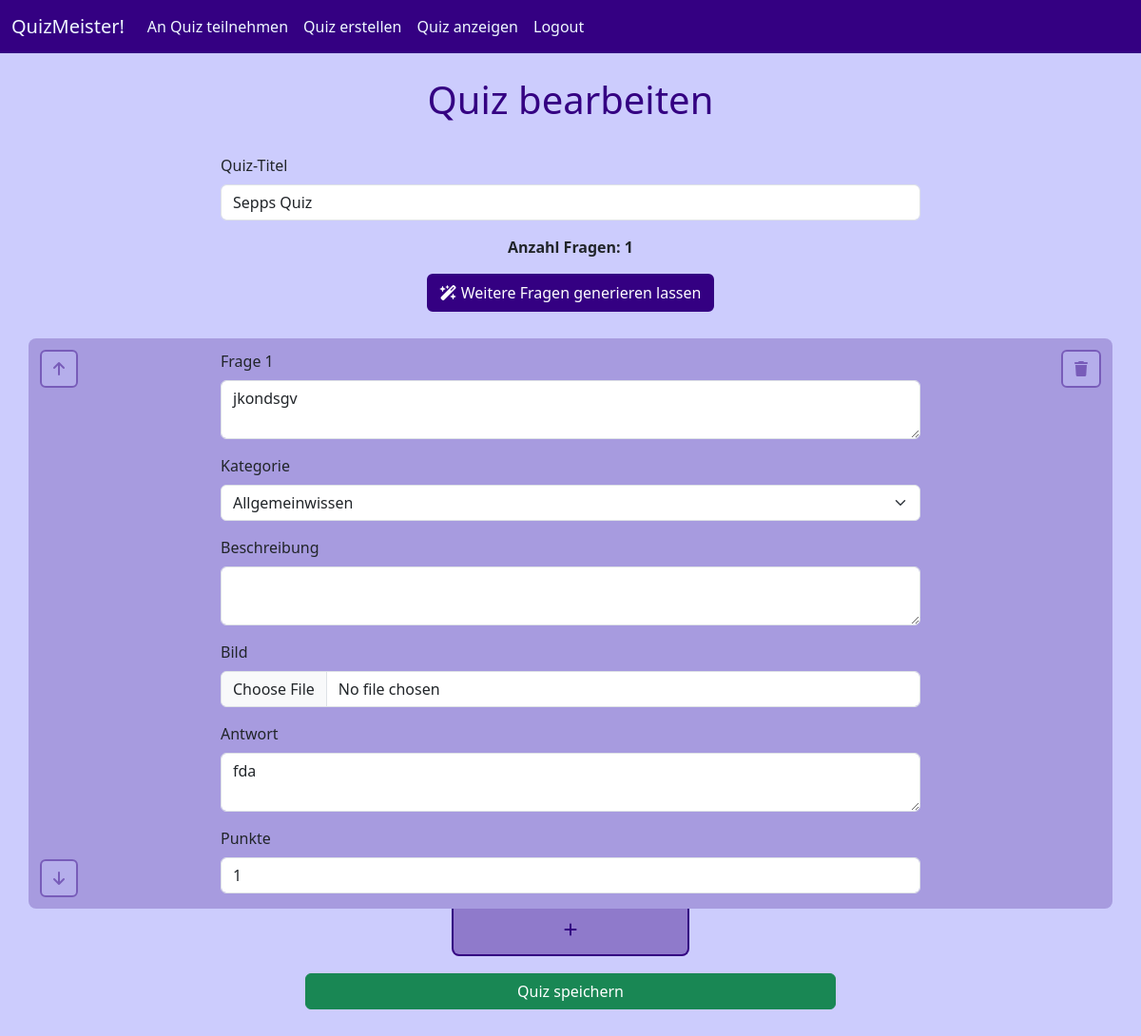
The app's page /editquiz/4 (signed in) with its own data.
### tables this page shows
CREATE TABLE quizzes (quiz_id INTEGER PRIMARY KEY AUTOINCREMENT, title TEXT NOT NULL, number_of_questions INTEGER, user_id INTEGER NOT NULL);

CREATE TABLE questions (quiz_id INTEGER NOT NULL, question_id INTEGER NOT NULL, question TEXT NOT NULL, category TEXT NOT NULL, description TEXT, image TEXT, answer TEXT NOT NULL, points NUMERIC NOT NULL, PRIMARY KEY (quiz_id, question_id));

### quizzy.py (the view, shortened to what this page needs)
@app.route("/editquiz/<int:quiz_id>", methods=["GET", "POST"])
def editquiz(quiz_id):
    with sqlite3.connect("quizzy.db") as con:
        cur = con.cursor()
        cur.execute("SELECT * FROM quizzes WHERE quiz_id = (?)", (quiz_id,))
        quiz = cur.fetchone()
        cur.execute("SELECT * FROM questions WHERE quiz_id = (?)", (quiz_id,))
        questions = cur.fetchall()
    if quiz == None:
        return "Quiz nicht gefunden.", 404
    else:
        return render_template("editquiz.html", quiz=quiz, questions=questions)

### quizzy.py (called while the page is built)
@app.before_request
def require_login():
    allowed_routes = ["register", "login", "static"]
    if "username" not in session and request.endpoint not in allowed_routes:
        return redirect(url_for("login"))

### templates/editquiz.html (shortened to what this page needs)
<!DOCTYPE html>
<html lang="en">
{% include 'head.html' %}
<body>
    {% include 'navbar.html' %}
    <h1>Quiz bearbeiten</h1>
    <div class="container text-start">
        <form action="{{ url_for('editquiz', quiz_id=quiz[0]) }}" method="POST" enctype="multipart/form-data">
            <div class="row justify-content-center">
                <div class="col-8">
                    <div class="mb-3">
                        <label class="form-label">Quiz-Titel</label>
                        <input class="form-control" type="text" name="title" value="{{ quiz[1] }}" required></input>
                    </div>
                    <div class="text-center">
                        <div class="mb-3"><strong>Anzahl Fragen: <span id="question-counter">{{ quiz[2]
                                    }}</span></strong></div>
                        <button type="button" class="btn btn-secondary mb-3" data-bs-toggle="modal"
                            data-bs-target="#generateQuestionsModal"><i class="fa-solid fa-wand-magic-sparkles"></i>
                            Weitere Fragen generieren lassen</button>
                    </div>
                </div>
            </div>
            <div id="questions">
                {% for question in questions %}
                <div class="question" id="question-{{ question[1]-1 }}">
                    <div class="row justify-content-center with-background" style="padding-top: 12px;margin-top: 12px;">
                        <div class="col-2 position-relative">
                            <div class="position-absolute top-0 start-0"><button class="btn btn-primary"
                                    id="move-up-btn-{{ question[1]-1 }}" type="button" style="margin-left: 12px;"
                                    onclick="moveQuestionUp('{{ question[1]-1 }}')" {{ "disabled" if question[1]-1==0
                                    }}><i class="fa-solid fa-arrow-up"></i></button></div>
                            <div class="position-absolute bottom-0 start-0"><button class="btn btn-primary"
                                    id="move-down-btn-{{ question[1]-1 }}" type="button"
                                    style="margin-left: 12px; margin-bottom: 12px;"
                                    onclick="moveQuestionDown('{{ question[1]-1 }}')" {{ "disabled" if
                                    question[1]==questions|length }}><i class="fa-solid fa-arrow-down"></i></button>
                            </div>
                        </div>
                        <div class="col-8">
                            <div class="mb-3">
                                <label name="inputQuestion" class="form-label">Frage {{ question[1]
                                    }}</label>
                                <textarea class="form-control" type="text" id="question" rows="2"
                                    name="questions[{{ question[1]-1 }}][question]"
                                    required>{{  question[2] }}</textarea>
                            </div>
                            <div class="mb-3">
                                <label class="form-label">Kategorie</label>
                                <select class="form-select" id="category"
                                    name="questions[{{ question[1]-1 }}][category]" required>
                                    <option {{ "selected" if question[3]=="Allgemeinwissen" }}>Allgemeinwissen</option>
                                </select>
                            </div>
                            <div class="mb-3">
                                <label class="form-label">Beschreibung</label>
                                <textarea class="form-control" type="text" id="description" rows="2"
                                    name="questions[{{ question[1]-1 }}][description]">{{ question[4] }}</textarea>
                            </div>
                            {% if question[5] != None %}
                            <div class="mb-3" id="image-{{ question[1]-1 }}">
                                <input class="form-control" type="text" id="image-filename"
                                    name="questions[{{ question[1]-1 }}][image-filename]" value="{{ question[5] }}"
                                    hidden></input>
                                <label class="form-label">Bild</label><br>
                                <img class="img-fluid" style="max-width: 60%;"
                                    src="../static/FileUploads/{{ question[5] }}"></img></p>
                                <button class="btn btn-primary" type="button"
                                    onclick="deleteImage('{{ question[1]-1 }}')"><i class="fa-solid fa-trash"></i> Bild
                                    löschen oder ändern</button>
                            </div>
                            {% else %}
                            <div class="mb-3">
                                <label class="form-label">Bild</label>
                                <input class="form-control" type="file" id="image"
                                    name="questions[{{ question[1]-1 }}][image]"></input>
                            </div>
                            {% endif %}
                            <div class="mb-3">
                                <label class="form-label">Antwort</label>
                                <textarea class="form-control" type="text" id="answer" rows="2"
                                    name="questions[{{ question[1]-1 }}][answer]" required>{{ question[6] }}</textarea>
                            </div>
                            <div class="mb-3">
                                <label class="form-label">Punkte</label>
                                <input class="form-control" type="number" id="points"
                                    name="questions[{{ question[1]-1 }}][points]" value="{{ question[7] }}" min="0"
                                    max="5" step="0.5" required></input>
                            </div>
                        </div>
                        <div class="col-2 text-end">
                            <button class="btn btn-primary" type="button" id="delete-question-btn-{{ question[1]-1 }}"
                                onclick="deleteQuestion('{{ question[1]-1 }}')" {{ "disabled" if questions|length==1
                                }}><i class="fa-solid fa-trash"></i></button>
                        </div>
                    </div>
                </div>
                {% endfor %}
            </div>
            <div class="d-flex col-12 justify-content-center">
                <div class="btn-add" type="button" onclick="addQuestion()">
                    <i class="fa-solid fa-plus"></i>
                </div>
            </div>
            <div class="d-grid gap-2 col-6 mx-auto" style="padding-top: 18px;">
                <button class="btn btn-success" type="submit">Quiz speichern</button>
            </div>
        </form>
    </div>
    {% include 'footer.html' %}
</body>
</html>

### static/style.css (style rules this page uses)
body { text-align: center; background-color: #ccccfd; }
h1 { color: rgb(52, 0, 130); padding-top: 25px; padding-bottom: 25px; }
.btn-primary { background-color: #ccccfd; border-color: rgb(52, 0, 130); border-width: 2px; color: rgb(52, 0, 130); font-weight: 500; }
.btn-primary:disabled { background-color: #ccccfd; border-color: rgb(52, 0, 130); border-width: 2px; color: rgb(52, 0, 130); font-weight: 500; opacity: 40%; }
.btn-secondary { background-color: rgb(52, 0, 130); border-color: rgb(52, 0, 130); font-weight: 500; border-width: 2px; }
.btn-add { width: 250px; height: 50px; border: 2px solid rgb(52, 0, 130); border-top: 0px; border-bottom-right-radius: 8px; border-bottom-left-radius: 8px; color: rgb(52, 0, 130); background-color: rgba(52, 0, 130, 0.402); text-align: center; padding: 10px; }
.with-background { background-color: rgba(52, 0, 130, 0.244); border-style: solid; border-width: 0px; border-radius: 8px; }

### records on screen
quizzes: title "Sepps Quiz", number_of_questions "1"
questions: question "1", question "jkondsgv", answer "fda", points "1"
